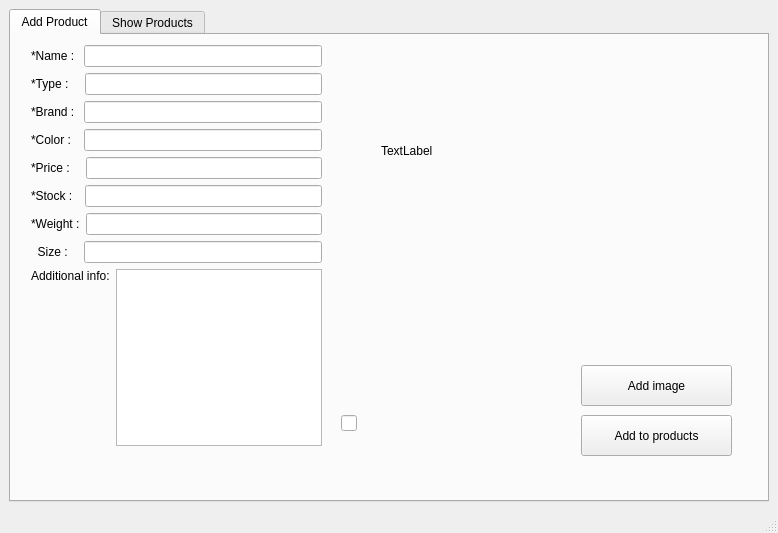
<?xml version="1.0" encoding="UTF-8"?>
<ui version="4.0">
 <class>costumer_Ui</class>
 <widget class="QMainWindow" name="costumer_Ui">
  <property name="geometry">
   <rect>
    <x>0</x>
    <y>0</y>
    <width>778</width>
    <height>533</height>
   </rect>
  </property>
  <property name="windowTitle">
   <string>MainWindow</string>
  </property>
  <widget class="QWidget" name="centralwidget">
   <layout class="QGridLayout" name="gridLayout">
    <item row="0" column="0">
     <widget class="QTabWidget" name="tabWidget">
      <property name="tabShape">
       <enum>QTabWidget::Rounded</enum>
      </property>
      <property name="currentIndex">
       <number>0</number>
      </property>
      <widget class="QWidget" name="tab">
       <attribute name="title">
        <string>Add Product</string>
       </attribute>
       <widget class="QPushButton" name="Button_add">
        <property name="geometry">
         <rect>
          <x>570</x>
          <y>380</y>
          <width>151</width>
          <height>41</height>
         </rect>
        </property>
        <property name="text">
         <string>Add to products</string>
        </property>
       </widget>
       <widget class="QLabel" name="product_image">
        <property name="geometry">
         <rect>
          <x>370</x>
          <y>20</y>
          <width>321</width>
          <height>191</height>
         </rect>
        </property>
        <property name="text">
         <string>TextLabel</string>
        </property>
       </widget>
       <widget class="QPushButton" name="pushButton">
        <property name="geometry">
         <rect>
          <x>570</x>
          <y>330</y>
          <width>151</width>
          <height>41</height>
         </rect>
        </property>
        <property name="text">
         <string>Add image</string>
        </property>
       </widget>
       <widget class="QLineEdit" name="hidden_lineedit">
        <property name="geometry">
         <rect>
          <x>330</x>
          <y>380</y>
          <width>16</width>
          <height>16</height>
         </rect>
        </property>
       </widget>
       <widget class="QWidget" name="layoutWidget">
        <property name="geometry">
         <rect>
          <x>20</x>
          <y>10</y>
          <width>291</width>
          <height>401</height>
         </rect>
        </property>
        <layout class="QVBoxLayout" name="verticalLayout_3">
         <item>
          <layout class="QVBoxLayout" name="verticalLayout">
           <item>
            <layout class="QHBoxLayout" name="horizontalLayout">
             <item>
              <widget class="QLabel" name="label">
               <property name="text">
                <string>*Name : </string>
               </property>
              </widget>
             </item>
             <item>
              <widget class="QLineEdit" name="lineEdit_name"/>
             </item>
            </layout>
           </item>
           <item>
            <layout class="QHBoxLayout" name="horizontalLayout_2">
             <item>
              <widget class="QLabel" name="label_4">
               <property name="text">
                <string>*Type :   </string>
               </property>
              </widget>
             </item>
             <item>
              <widget class="QLineEdit" name="lineEdit_type"/>
             </item>
            </layout>
           </item>
           <item>
            <layout class="QHBoxLayout" name="horizontalLayout_3">
             <item>
              <widget class="QLabel" name="label_2">
               <property name="text">
                <string>*Brand : </string>
               </property>
              </widget>
             </item>
             <item>
              <widget class="QLineEdit" name="lineEdit_brand"/>
             </item>
            </layout>
           </item>
           <item>
            <layout class="QHBoxLayout" name="horizontalLayout_4">
             <item>
              <widget class="QLabel" name="label_3">
               <property name="text">
                <string>*Color :  </string>
               </property>
              </widget>
             </item>
             <item>
              <widget class="QLineEdit" name="lineEdit_color"/>
             </item>
            </layout>
           </item>
           <item>
            <layout class="QHBoxLayout" name="horizontalLayout_5">
             <item>
              <widget class="QLabel" name="label_5">
               <property name="text">
                <string>*Price :   </string>
               </property>
              </widget>
             </item>
             <item>
              <widget class="QLineEdit" name="lineEdit_price"/>
             </item>
            </layout>
           </item>
           <item>
            <layout class="QHBoxLayout" name="horizontalLayout_7">
             <item>
              <widget class="QLabel" name="label_7">
               <property name="text">
                <string>*Stock :  </string>
               </property>
              </widget>
             </item>
             <item>
              <widget class="QLineEdit" name="lineEdit_stock"/>
             </item>
            </layout>
           </item>
           <item>
            <layout class="QHBoxLayout" name="horizontalLayout_8">
             <item>
              <widget class="QLabel" name="label_8">
               <property name="text">
                <string>*Weight :</string>
               </property>
              </widget>
             </item>
             <item>
              <widget class="QLineEdit" name="lineEdit_weight">
               <property name="toolTip">
                <string>&lt;html&gt;&lt;head/&gt;&lt;body&gt;&lt;p&gt;Enter a number in grams&lt;/p&gt;&lt;/body&gt;&lt;/html&gt;</string>
               </property>
              </widget>
             </item>
            </layout>
           </item>
           <item>
            <layout class="QHBoxLayout" name="horizontalLayout_6">
             <item>
              <widget class="QLabel" name="label_6">
               <property name="text">
                <string>  Size :   </string>
               </property>
              </widget>
             </item>
             <item>
              <widget class="QLineEdit" name="lineEdit_size"/>
             </item>
            </layout>
           </item>
          </layout>
         </item>
         <item>
          <layout class="QHBoxLayout" name="horizontalLayout_9">
           <item>
            <layout class="QVBoxLayout" name="verticalLayout_2">
             <item>
              <widget class="QLabel" name="label_9">
               <property name="text">
                <string>Additional info:</string>
               </property>
              </widget>
             </item>
             <item>
              <spacer name="verticalSpacer">
               <property name="orientation">
                <enum>Qt::Vertical</enum>
               </property>
               <property name="sizeHint" stdset="0">
                <size>
                 <width>20</width>
                 <height>40</height>
                </size>
               </property>
              </spacer>
             </item>
            </layout>
           </item>
           <item>
            <widget class="QPlainTextEdit" name="plainTextEdit_info"/>
           </item>
          </layout>
         </item>
        </layout>
       </widget>
      </widget>
      <widget class="QWidget" name="tab_2">
       <attribute name="title">
        <string>Show Products</string>
       </attribute>
       <layout class="QGridLayout" name="gridLayout_2">
        <item row="0" column="0">
         <widget class="QTableWidget" name="show_table">
          <column>
           <property name="text">
            <string>Name</string>
           </property>
          </column>
          <column>
           <property name="text">
            <string>Brand</string>
           </property>
          </column>
          <column>
           <property name="text">
            <string>Type</string>
           </property>
          </column>
          <column>
           <property name="text">
            <string>Color</string>
           </property>
          </column>
          <column>
           <property name="text">
            <string>Price</string>
           </property>
          </column>
          <column>
           <property name="text">
            <string>Stock</string>
           </property>
          </column>
          <column>
           <property name="text">
            <string>Size</string>
           </property>
          </column>
          <column>
           <property name="text">
            <string>Weight</string>
           </property>
          </column>
          <column>
           <property name="text">
            <string>Additional info</string>
           </property>
          </column>
          <column>
           <property name="text">
            <string>INFO</string>
           </property>
          </column>
         </widget>
        </item>
       </layout>
      </widget>
     </widget>
    </item>
   </layout>
  </widget>
  <widget class="QStatusBar" name="statusbar"/>
 </widget>
 <resources/>
 <connections/>
</ui>
